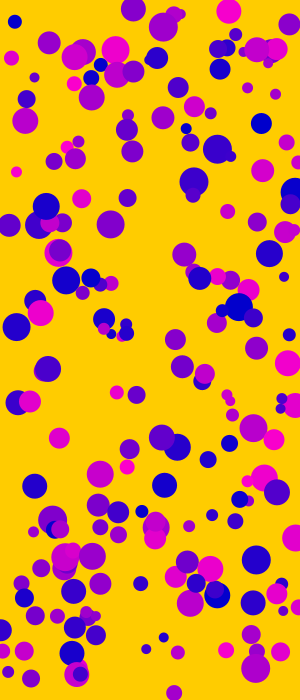
Frame 1 (no input)
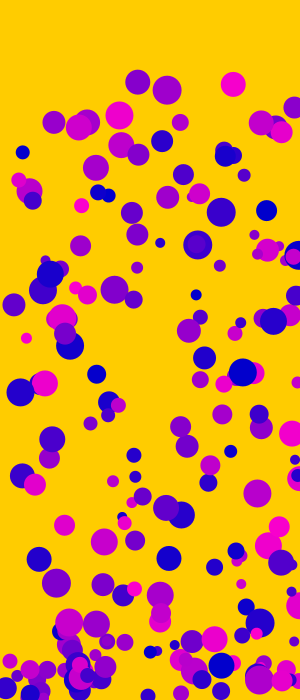
Frame 60 (the mouse pressed at the canvas centre just before this capture)
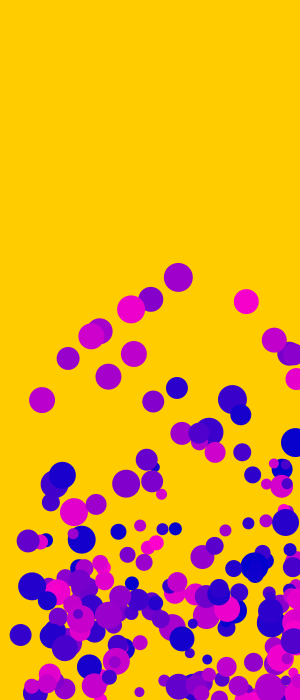
Frame 120 (the mouse held since frame 60 and released just before this capture)

The Processing sketch that drew these frames (run headless with seeded random() and noise(); from frame 60 on, the mouse is pressed at the canvas centre):

// Processing sketch: GravityBall
// ── GravityBall.pde
class Ball {  
  PVector location;
  PVector velocity;
  PVector acceleration;
  int colorR;
  int colorG;
  int colorB;
  
  int size;

  Ball(PVector location, int size) {
    this.location = location;
    this.size = size;
    this.velocity = new PVector(0, 0);
    this.acceleration = new PVector(0, 0);
    this.colorR = int(random(255));
    this.colorG = 0;
    this.colorB = 204;
  }

  void draw() {
    noStroke();
    fill(this.colorR, this.colorG, this.colorB);
    ellipse(this.location.x, this.location.y, size, size);
  }

  void applyForce(PVector force) {
    PVector f = force.copy();
    this.acceleration.add(f.div(mass()));
  }

  private int mass() {
    return size * 50;
  }

  void update() {
    this.velocity.add(this.acceleration);
    this.location.add(this.velocity);
    if (this.location.y > height) {
      this.location.y = height;
      this.velocity.y = -this.velocity.y;
    }
    if (this.location.x > width) {
      this.location.x = width;
      this.velocity.x = -this.velocity.x;
    }
    if (this.location.x < 0) {
      this.location.x = 0;
      this.velocity.x = -this.velocity.x;
    }
    this.acceleration.mult(0);
  }
}

Ball[] balls;
PVector gravity = new PVector(0, 50);
PVector wind = new PVector(3, 0);

void setup() {
  size(300, 700);
  int numOfBalls = 200;
  balls = new Ball[numOfBalls];
  for (int i = 0; i < balls.length; i++) { 
    balls[i] = new Ball(new PVector(random(width), random(height)), int(random(20) + 10));
  }
}


void draw() {
  background(255, 204, 0);
  for (Ball ball : balls) {
    ball.applyForce(gravity);
    ball.applyForce(wind);
    ball.update();
    ball.draw();
  }
}
